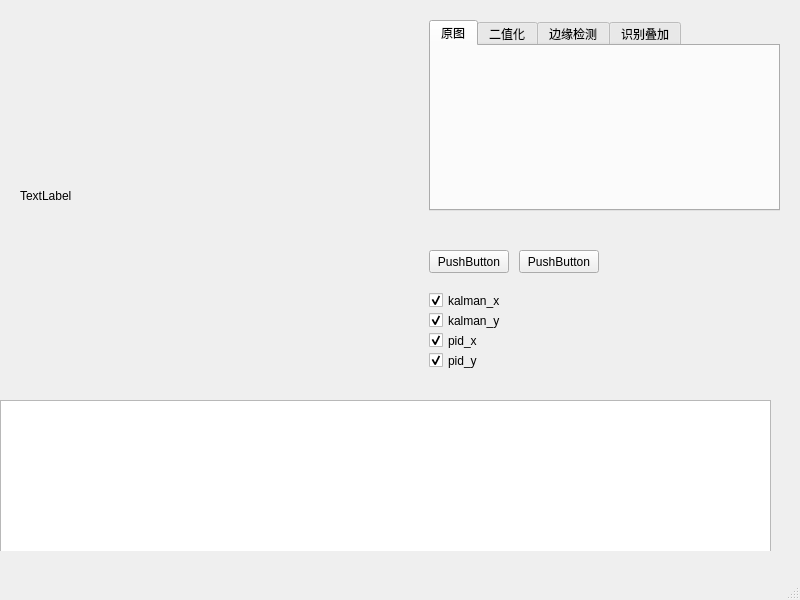
<?xml version="1.0" encoding="UTF-8"?>
<ui version="4.0">
 <class>MainWindow</class>
 <widget class="QMainWindow" name="MainWindow">
  <property name="geometry">
   <rect>
    <x>0</x>
    <y>0</y>
    <width>800</width>
    <height>600</height>
   </rect>
  </property>
  <property name="windowTitle">
   <string>MainWindow</string>
  </property>
  <widget class="QWidget" name="centralwidget">
   <widget class="QWidget" name="widget_2" native="true">
    <property name="geometry">
     <rect>
      <x>0</x>
      <y>400</y>
      <width>791</width>
      <height>151</height>
     </rect>
    </property>
    <widget class="QChartView" name="targetCurrentView">
     <property name="geometry">
      <rect>
       <x>0</x>
       <y>0</y>
       <width>771</width>
       <height>161</height>
      </rect>
     </property>
    </widget>
   </widget>
   <widget class="QWidget" name="layoutWidget">
    <property name="geometry">
     <rect>
      <x>20</x>
      <y>10</y>
      <width>771</width>
      <height>371</height>
     </rect>
    </property>
    <layout class="QHBoxLayout" name="horizontalLayout_2">
     <item>
      <widget class="QLabel" name="piclable">
       <property name="text">
        <string>TextLabel</string>
       </property>
      </widget>
     </item>
     <item>
      <widget class="QWidget" name="widget" native="true">
       <widget class="QTabWidget" name="tabWidget">
        <property name="geometry">
         <rect>
          <x>20</x>
          <y>10</y>
          <width>351</width>
          <height>191</height>
         </rect>
        </property>
        <property name="currentIndex">
         <number>0</number>
        </property>
        <widget class="QWidget" name="originPic">
         <attribute name="title">
          <string>原图</string>
         </attribute>
        </widget>
        <widget class="QWidget" name="binPic">
         <attribute name="title">
          <string>二值化</string>
         </attribute>
         <widget class="QLabel" name="MaxValueLabel">
          <property name="geometry">
           <rect>
            <x>300</x>
            <y>70</y>
            <width>53</width>
            <height>15</height>
           </rect>
          </property>
          <property name="text">
           <string/>
          </property>
         </widget>
         <widget class="QLabel" name="MinValueLabel">
          <property name="geometry">
           <rect>
            <x>300</x>
            <y>110</y>
            <width>53</width>
            <height>15</height>
           </rect>
          </property>
          <property name="text">
           <string/>
          </property>
         </widget>
         <widget class="QWidget" name="layoutWidget">
          <property name="geometry">
           <rect>
            <x>50</x>
            <y>70</y>
            <width>251</width>
            <height>17</height>
           </rect>
          </property>
          <layout class="QHBoxLayout" name="horizontalLayout_3">
           <item>
            <widget class="QLabel" name="label">
             <property name="text">
              <string>max</string>
             </property>
            </widget>
           </item>
           <item>
            <widget class="QSlider" name="MaxSlider">
             <property name="maximum">
              <number>255</number>
             </property>
             <property name="value">
              <number>200</number>
             </property>
             <property name="orientation">
              <enum>Qt::Orientation::Horizontal</enum>
             </property>
            </widget>
           </item>
          </layout>
         </widget>
         <widget class="QWidget" name="layoutWidget">
          <property name="geometry">
           <rect>
            <x>50</x>
            <y>110</y>
            <width>251</width>
            <height>17</height>
           </rect>
          </property>
          <layout class="QHBoxLayout" name="horizontalLayout_4">
           <item>
            <widget class="QLabel" name="label_2">
             <property name="text">
              <string>min</string>
             </property>
            </widget>
           </item>
           <item>
            <widget class="QSlider" name="MinSlider">
             <property name="maximum">
              <number>255</number>
             </property>
             <property name="value">
              <number>100</number>
             </property>
             <property name="orientation">
              <enum>Qt::Orientation::Horizontal</enum>
             </property>
            </widget>
           </item>
          </layout>
         </widget>
        </widget>
        <widget class="QWidget" name="edgePic">
         <attribute name="title">
          <string>边缘检测</string>
         </attribute>
         <widget class="QWidget" name="layoutWidget">
          <property name="geometry">
           <rect>
            <x>40</x>
            <y>50</y>
            <width>251</width>
            <height>17</height>
           </rect>
          </property>
          <layout class="QHBoxLayout" name="horizontalLayout_5">
           <item>
            <widget class="QLabel" name="label_3">
             <property name="text">
              <string>max</string>
             </property>
            </widget>
           </item>
           <item>
            <widget class="QSlider" name="MaxSlider_2">
             <property name="maximum">
              <number>255</number>
             </property>
             <property name="value">
              <number>200</number>
             </property>
             <property name="orientation">
              <enum>Qt::Orientation::Horizontal</enum>
             </property>
            </widget>
           </item>
          </layout>
         </widget>
         <widget class="QWidget" name="layoutWidget_2">
          <property name="geometry">
           <rect>
            <x>40</x>
            <y>90</y>
            <width>251</width>
            <height>17</height>
           </rect>
          </property>
          <layout class="QHBoxLayout" name="horizontalLayout_6">
           <item>
            <widget class="QLabel" name="label_4">
             <property name="text">
              <string>min</string>
             </property>
            </widget>
           </item>
           <item>
            <widget class="QSlider" name="MinSlider_2">
             <property name="maximum">
              <number>255</number>
             </property>
             <property name="value">
              <number>100</number>
             </property>
             <property name="orientation">
              <enum>Qt::Orientation::Horizontal</enum>
             </property>
            </widget>
           </item>
          </layout>
         </widget>
         <widget class="QLabel" name="MinValueLabel_3">
          <property name="geometry">
           <rect>
            <x>300</x>
            <y>90</y>
            <width>53</width>
            <height>15</height>
           </rect>
          </property>
          <property name="text">
           <string/>
          </property>
         </widget>
         <widget class="QLabel" name="MaxValueLabel_3">
          <property name="geometry">
           <rect>
            <x>300</x>
            <y>50</y>
            <width>53</width>
            <height>15</height>
           </rect>
          </property>
          <property name="text">
           <string/>
          </property>
         </widget>
        </widget>
        <widget class="QWidget" name="resultPic">
         <attribute name="title">
          <string>识别叠加</string>
         </attribute>
        </widget>
       </widget>
       <widget class="QPushButton" name="pushButton">
        <property name="geometry">
         <rect>
          <x>20</x>
          <y>240</y>
          <width>80</width>
          <height>23</height>
         </rect>
        </property>
        <property name="text">
         <string>PushButton</string>
        </property>
       </widget>
       <widget class="QPushButton" name="pushButton_2">
        <property name="geometry">
         <rect>
          <x>110</x>
          <y>240</y>
          <width>80</width>
          <height>23</height>
         </rect>
        </property>
        <property name="text">
         <string>PushButton</string>
        </property>
       </widget>
       <widget class="QCheckBox" name="kalmanXButton">
        <property name="enabled">
         <bool>true</bool>
        </property>
        <property name="geometry">
         <rect>
          <x>20</x>
          <y>280</y>
          <width>97</width>
          <height>21</height>
         </rect>
        </property>
        <property name="text">
         <string>kalman_x</string>
        </property>
        <property name="checked">
         <bool>true</bool>
        </property>
       </widget>
       <widget class="QCheckBox" name="kalmanYButton">
        <property name="geometry">
         <rect>
          <x>20</x>
          <y>300</y>
          <width>97</width>
          <height>21</height>
         </rect>
        </property>
        <property name="text">
         <string>kalman_y</string>
        </property>
        <property name="checked">
         <bool>true</bool>
        </property>
       </widget>
       <widget class="QCheckBox" name="pidXButton">
        <property name="geometry">
         <rect>
          <x>20</x>
          <y>320</y>
          <width>97</width>
          <height>21</height>
         </rect>
        </property>
        <property name="text">
         <string>pid_x</string>
        </property>
        <property name="checked">
         <bool>true</bool>
        </property>
       </widget>
       <widget class="QCheckBox" name="pidYButton">
        <property name="geometry">
         <rect>
          <x>20</x>
          <y>340</y>
          <width>97</width>
          <height>21</height>
         </rect>
        </property>
        <property name="text">
         <string>pid_y</string>
        </property>
        <property name="checked">
         <bool>true</bool>
        </property>
       </widget>
      </widget>
     </item>
    </layout>
   </widget>
  </widget>
  <widget class="QMenuBar" name="menubar">
   <property name="geometry">
    <rect>
     <x>0</x>
     <y>0</y>
     <width>800</width>
     <height>20</height>
    </rect>
   </property>
  </widget>
  <widget class="QStatusBar" name="statusbar"/>
 </widget>
 <customwidgets>
  <customwidget>
   <class>QChartView</class>
   <extends>QGraphicsView</extends>
   <header location="global">qchartview.h</header>
  </customwidget>
 </customwidgets>
 <resources/>
 <connections/>
</ui>
